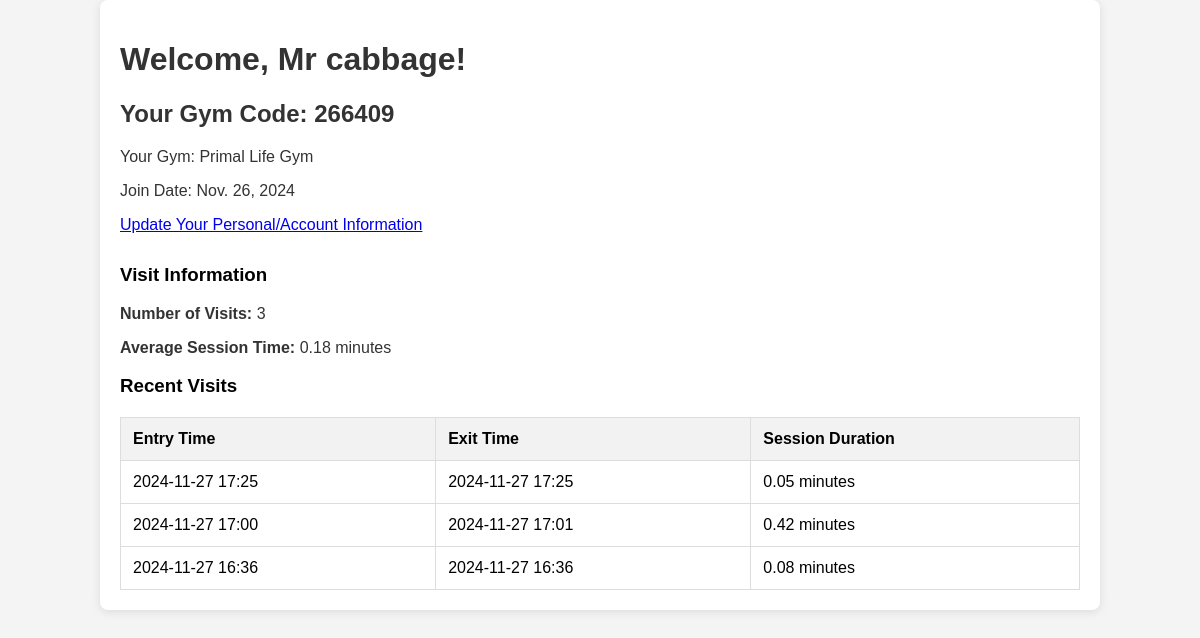
/member-dashboard/ (signed in), run on the app's committed database.
### core/models.py (models this page shows, shortened)
class Member(models.Model):
    user = models.OneToOneField(User, on_delete=models.CASCADE)
    gym = models.ForeignKey(Gym, on_delete=models.SET_NULL, related_name='members', null=True) # Null = True so if a gym is deleted the members are not lost
    contact_number = models.CharField(max_length=15)
    date_of_birth = models.DateField(null=True, blank=True)  # Optional date of birth
    address = models.TextField(blank=True, null=True)  # Optional address field
    active = models.BooleanField(default=False)
    join_date = models.DateField(auto_now_add=True)  # Automatically set when the member is created
    gym_code = models.CharField(max_length=6, unique=True, blank=True)

class Gym(models.Model):
    gym_id = models.AutoField(primary_key=True)
    name = models.CharField(max_length=255)
    slug = models.SlugField(unique=True, blank=True)
    address = models.TextField(blank=True, null=True)
    owners = models.ManyToManyField(GymOwner, related_name='gyms')

class Visit(models.Model):
    member = models.ForeignKey(Member, on_delete=models.CASCADE, related_name='visits')
    gym_code = models.CharField(max_length=6) # Users gym code
    entry_time = models.DateTimeField(auto_now_add=True) # Automatically set when the visit is created
    exit_time = models.DateTimeField(null=True, blank=True)
    has_exit = models.BooleanField(default=False)
    default_exit_duration = timedelta(hours=1, minutes=12)
    default_exit_threshold = timedelta(hours=4)
    @classmethod
    def get_number_of_visits(cls, member):
        return cls.objects.filter(member=member, exit_time__isnull=False).count()
    @classmethod
    def get_average_session_time(cls, member):
        visits = cls.objects.filter(member=member, exit_time__isnull=False)
        total_session_time = timedelta(seconds=0)
        valid_visits_count = 0
        for visit in visits:
            exit_time = visit.exit_time or (visit.entry_time + visit.default_exit_duration)
            total_session_time += (exit_time - visit.entry_time)
            valid_visits_count += 1
        if valid_visits_count > 0:
            average_session_time = total_session_time / valid_visits_count
            return round((average_session_time.total_seconds() / 60),2)  # Convert to minutes
        return 0  # No visits, return 0 minute

### core/views.py (the view)
# urls.py: path('member-dashboard/', views.member_dashboard, name='member_dashboard'),
@login_required
def member_dashboard(request):
    user = request.user
    try:
        member = Member.objects.get(user=user)
        number_of_visits = Visit.get_number_of_visits(member)
        average_session_time = Visit.get_average_session_time(member)
        recent_visits = Visit.objects.filter(member=member).order_by('-entry_time')[:5]
        for visit in recent_visits:
            if visit.exit_time:
                visit.session_duration = round(((visit.exit_time - visit.entry_time).total_seconds() / 60), 2)  # in minutes
            else:
                visit.session_duration = '--'
        context = {
            'role': 'Member',
            'gym_name': member.gym.name,
            'join_date': member.join_date,
            'member_code': member.gym_code if member.gym_code else "No code assigned",
            'member_name': user.get_full_name().capitalize() or user.username.capitalize(),
            'number_of_visits': number_of_visits,
            'average_session_time': average_session_time,
            'recent_visits': recent_visits,
        }
        return render(request, 'member_dashboard.html', context)
    except Member.DoesNotExist:
        messages.error(request, "No member profile found.")
        return redirect('login')

### core/templates/member_dashboard.html (shortened to what this page needs)
<!DOCTYPE html>
<html lang="en">
<head>
</head>
<body>
    <div class="container">
        <h1>Welcome, {{ member_name }}!</h1>
        <h2>Your Gym Code: {{ member_code }}</h2>
        <p>Your Gym: {{ gym_name }}</p>
        <p>Join Date: {{ join_date }}</p>
        <p>
            <a href="{% url 'member_update_view' %}" class="btn btn-secondary">Update Your Personal/Account Information</a>
        </p>
        <div class="stats">
            <h3>Visit Information</h3>
            <p><strong>Number of Visits:</strong> {{ number_of_visits }}</p>
            <p><strong>Average Session Time:</strong> {{ average_session_time }} minutes</p>
        </div>
        <h3>Recent Visits</h3>
        <table>
            <thead>
                <tr>
                    <th>Entry Time</th>
                    <th>Exit Time</th>
                    <th>Session Duration</th>
                </tr>
            </thead>
            <tbody>
                {% for visit in recent_visits %}
                <tr>
                    <td>{{ visit.entry_time|date:"Y-m-d H:i" }}</td>
                    <td>
                        {% if visit.exit_time %}
                            {{ visit.exit_time|date:"Y-m-d H:i" }}
                        {% else %}
                            Not yet exited
                        {% endif %}
                    </td>
                    <td>{{ visit.session_duration }} minutes</td>
                </tr>
                {% endfor %}
            </tbody>
        </table>
    </div>
</body>
</html>

### core/templates/member_dashboard.html (style rules this page uses)
body { font-family: Arial, sans-serif; margin: 0; padding: 0; background-color: #f4f4f4; }
h1, h2, p { color: #333; }
.container { width: 80%; margin: 0 auto; padding: 20px; background-color: white; border-radius: 8px; box-shadow: 0 2px 10px rgba(0, 0, 0, 0.1); }
table { width: 100%; margin-top: 20px; border-collapse: collapse; }
table, th, td { border: 1px solid #ddd; }
th, td { padding: 12px; text-align: left; }
th { background-color: #f2f2f2; }
.stats { margin-top: 30px; }

### data on the page
Member: gym_code "266409", join_date "Nov. 26, 2024"
Gym: name "Primal Life Gym"
Visit: entry_time "2024-11-27 17:25", exit_time "2024-11-27 17:25", session_duration "0.05"
Visit: entry_time "2024-11-27 17:00", exit_time "2024-11-27 17:01", session_duration "0.42"
Visit: entry_time "2024-11-27 16:36", exit_time "2024-11-27 16:36", session_duration "0.08"

### other printed values
{{ member_name }} "Mr cabbage"
{{ number_of_visits }} "3"
{{ average_session_time }} "0.18"
